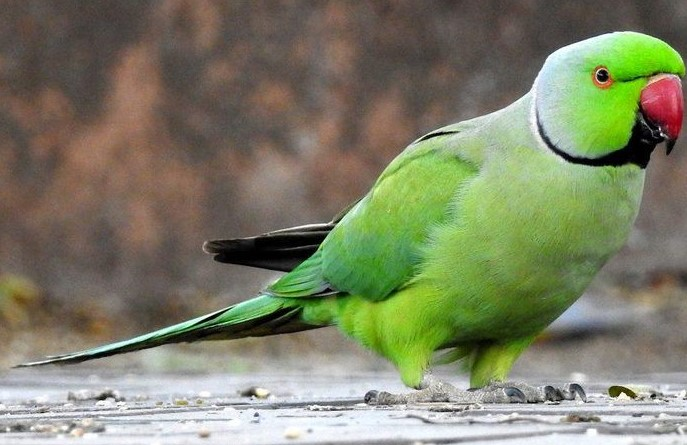
#> input picture Birds Classification/Parrot/1.jpg, 687 x 445 px, found by its file name
$ jupyter execute --allow-errors 'ML0101EN-11-Feature extraction .ipynb'   (shell and % lines are left out)
#> lines starting #> are read from the running program, lines starting #| are printed output that depends on the picture
<h1 align=center >Feature Extraction</h1>

The `sklearn.feature_extraction` module can be used to extract features in a format supported by machine learning algorithms from datasets consisting of formats such as text and image.

**Note:**

Feature extraction is very different from `Feature selection`: the former consists in transforming arbitrary data, such as `text` or `images`, into numerical features usable for machine learning. The latter is a machine learning technique applied on these features.

### Different TechTechniques for Feature Extraction
1. **Text:** The text submodule gathers utilities to build feature vectors from text documents.
    * CountVectorizer
    * TfidfVectorizer
    * TfidfTransformer
    * HashingVectorizer
    * DictVectorizer
2. **Image**
    * extract_patches_2d
    * grid_to_graph
    * PatchExtractor
    * img_to_graph
    * extract_patches
    * reconstruct_from

### Text Extraction

1. **DictVectorizer**
The class `DictVectorizer` can be used to convert feature arrays represented as lists of standard Python dict objects to the NumPy/SciPy representation used by scikit-learn estimators.

While not particularly fast to process, Python’s dict has the advantages of being convenient to use, being sparse (absent features need not be stored) and storing feature names in addition to values.

DictVectorizer implements what is called `one-of-K or “one-hot”` coding for categorical (aka nominal, discrete) features. Categorical features are `“attribute-value”` pairs where the value is restricted to a list of discrete of possibilities without ordering (e.g. topic identifiers, types of objects, tags, names…).

In the following, “city” is a categorical attribute while “temperature” is a traditional numerical feature:

[cell 1]
import numpy as np
import pandas as pd
import matplotlib.pyplot as plt

[cell 2]
measurements = [
    {'city': 'Dubai', 'temperature': 33.},
    {'city': 'London', 'temperature': 12.},
    {'city': 'San Francisco', 'temperature': 18.},
    {'city': 'India', 'temperature': 28.}
]
measurements

[cell 3]
from sklearn.feature_extraction import DictVectorizer
vec = DictVectorizer()
vec

[cell 4]
vec.fit_transform(measurements).toarray()

#> (a cell that did not finish here is left out)

[cell 6]
vec.feature_names_

[cell 7]
vec.vocabulary_

[cell 8]
#part of of Speach
pos_windows = [
    {
        'word-2':'the',
        'pos-2':'DT',
        'world -1':'Cat',
        'pos-1':'NN',
        'word+1':'on',
        'pos+1':'pp',
        'ÿ':'pp',
        "Pop":"Reddy"

    }
              ]

[cell 9]
ord('P'),ord('p')

[cell 10]
vec = DictVectorizer()
vec

[cell 11]
pos_vectorization  = vec.fit_transform(pos_windows)
pos_vectorization.toarray()

#> (a cell that did not finish here is left out)

[cell 13]
vec.vocabulary_

[cell 14]
ord('-')

[cell 15]
ord('+')

[cell 16]
chr(43)

### CountVectorizer

Convert a collection of text documents to a matrix of token counts

This implementation produces a sparse representation of the counts using scipy.sparse.coo_matrix.

If you do not provide an a-priori dictionary and you do not use an analyzer that does some kind of feature selection then the number of features will be equal to the vocabulary size found by analyzing the data.

[cell 17]
from sklearn.feature_extraction.text import CountVectorizer
# list of text documents
text = ["The quick brown fox jumped over the lazy dog,the"]

[cell 18]
# create the transform
vectorizer = CountVectorizer()
# tokenize and build vocab
vectorizer.fit(text)

[cell 19]
# summarize
print(vectorizer.vocabulary_)

[cell 20]
# encode document
vector = vectorizer.transform(text)

[cell 21]
# summarize encoded vector
print(vector.shape)
print(type(vector))
print(vector.toarray())

[cell 22]
# encode another document
text2 = ["the puppy"]
vector = vectorizer.transform(text2)
print(vector.toarray())

#### Example-2

[cell 23]
sample_text = ["One of the most basic ways we can numerically represent words "
               "is through the one-hot encoding method (also sometimes called "
               "count vectorizing)."]

[cell 24]
vectorizer.fit(sample_text)

[cell 25]
print('Vocabulary: ')
print(vectorizer.vocabulary_)

[cell 26]
vector = vectorizer.transform(sample_text)

[cell 27]
# Our final vector:
print('Full vector: ')
print(vector.toarray())

[cell 28]
# Or if we wanted to get the vector for one word:
print('Hot vector: ')
print(vectorizer.transform(['hot']).toarray())

[cell 29]
# Or if we wanted to get multiple vectors at once to build matrices
print('Hot and one: ')
print(vectorizer.transform(['hot', 'one']).toarray())

[cell 30]
# We could also do the whole thing at once with the fit_transform method:
print('One swoop:')
new_text = ['Today is the day that I do the thing today, today']
new_vectorizer = CountVectorizer()
print(new_vectorizer.fit_transform(new_text).toarray())

#### Feature hashing
The class FeatureHasher is a high-speed, low-memory vectorizer that uses a technique known as feature hashing, or the “hashing trick”. Instead of building a hash table of the features encountered in training, as the vectorizers do, instances of FeatureHasher apply a hash function to the features to determine their column index in sample matrices directly. The result is increased speed and reduced memory usage, at the expense of inspectability; the hasher does not remember what the input features looked like and has no inverse_transform method.

* John likes to watch movies.
* Mary likes movies too.
* John also likes football.

|Term|Index|
|----|---|
|John|1|
|likes|2|
|to|3|
|watch|4|
|movies|5|
|Mary|6|
|too|7|
|also|8|
|football|9|

[cell 31]
D = [{'dog': 1, 'cat':2, 'elephant':4},{'dog': 2, 'run': 5}]

[cell 32]
from sklearn.feature_extraction import FeatureHasher
h = FeatureHasher(n_features=4)

[cell 33]
f = h.transform(D)

[cell 34]
f.toarray()

#### Example-2

[cell 35]
data = {'state': ['Ohio', 'Ohio', 'Ohio', 'Nevada', 'Nevada'],
        'year': [2000, 2001, 2002, 2001, 2002],
        'pop': [1.5, 1.7, 3.6, 2.4, 2.9]}

[cell 36]
data = pd.DataFrame(data)

[cell 37]
def has_col(df ,col,vocab):
    cols = [col + "=" + str(v) for v in vocab]
    def xform(x):
        temp = [0 for i in range(len(vocab))];
        temp[vocab.index(x)]=1;
        return pd.Series(temp,index=cols)
    df[cols] =df[col].apply(xform)
    return df.drop(col,axis=1)

[cell 38]
has_col(data,'state',['Ohio', 'Nevada'])

### Text Features

Another common need in feature engineering is to convert text to a set of representative numerical values. For example, most automatic mining of social media data relies on some form of encoding the text as numbers. One of the simplest methods of encoding data is by word counts: you take each snippet of text, count the occurrences of each word within it, and put the results in a table.

For example, consider the following set of three phrases:

[cell 39]
sample = pd.Series(['problem of evil problem',
          'evil queen',
          'horizone problem'])
sample

For a vectorization of this data based on word count, we could construct a column representing the word "problem," the word "evil," the word "horizon," and so on. While doing this by hand would be possible, the tedium can be avoided by using Scikit-Learn's `CountVectorizer`:

|Words|count|
|-----|------|
|problem|3|
|of |1|
|evil|2|
|queen|1|
|horizone|1|

[cell 40]
sample.str.lower()

[cell 41]
from sklearn.feature_extraction.text import CountVectorizer

[cell 42]
vec = CountVectorizer()
X = vec.fit_transform(sample)
X

#> (a cell that did not finish here is left out)

There are some issues with this approach, however: the raw word counts lead to features which put too much weight on words that appear very frequently, and this can be sub-optimal in some classification algorithms.

## Term frequency

Suppose we have a set of English text documents and wish to rank which document is most relevant to the query, "the brown cow". A simple way to start out is by eliminating documents that do not contain all three words "the", "brown", and "cow", but this still leaves many documents.

To further distinguish them, we might count the number of times each term occurs in each document; the number of times a term occurs in a document is called its term frequency.

$\text{tf-idf(t,d)}=\text{tf(t,d)} \times \text{idf(t)}$

tf–idf means term-frequency times **inverse document-frequency**

$\text{idf}(t) = \log{\frac{1 + n}{1+\text{df}(t)}} + 1$

[cell 44]
from sklearn.feature_extraction.text import TfidfVectorizer,TfidfTransformer

[cell 45]
Tan = TfidfVectorizer()

[cell 46]
o = Tan.fit_transform(sample)
o

[cell 47]
o.toarray()

[cell 48]
pd.DataFrame(o.toarray(), columns=['evil','horizone','of','problem','queen'])

[cell 49]
tt = TfidfTransformer(smooth_idf=False)

[cell 50]
tt.fit_transform(o)

## Image Feature Extraction

[cell 51]
from sklearn.feature_extraction import image

[cell 52]
array = np.arange(4*4*3).reshape((4,4,3))
array

[cell 53]
plt.imshow(array)
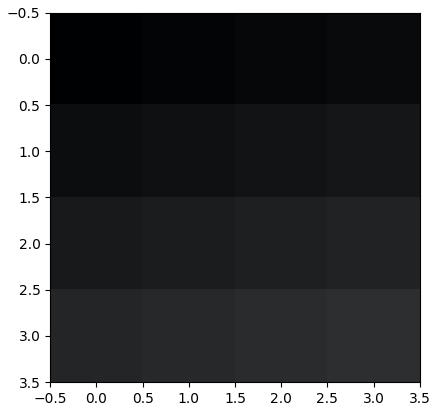
#> figure drawn by matplotlib, 1 panel

[cell 54]
array[:,:,0]

[cell 55]
plt.imshow(array[:,:,0])
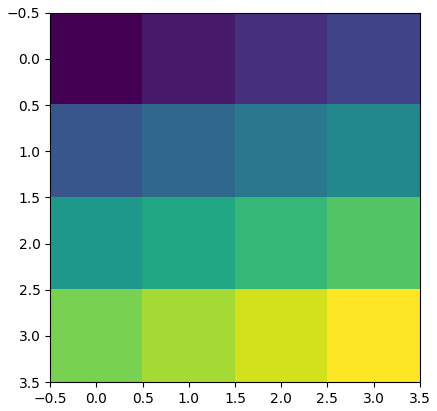
#> figure drawn by matplotlib, 1 panel

[cell 56]
array.shape

[cell 57]
patches = image.extract_patches_2d(array,(2,2),max_patches=2,random_state=0)
patches

[cell 58]
patches.shape

[cell 59]
patches[:,:,:,0]

[cell 60]
plt.imshow(patches[:,:,:,0][0])
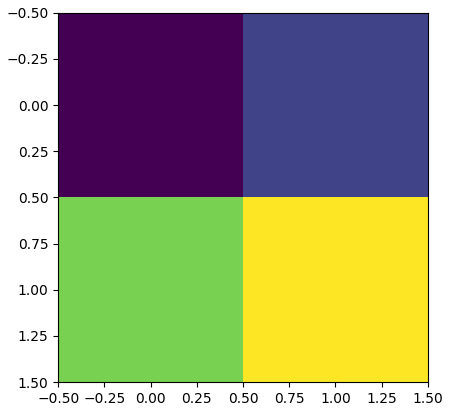
#> figure drawn by matplotlib, 1 panel

[cell 61]
plt.imshow(patches[:,:,:,0][1])

[cell 62]
reconstruct  = image.reconstruct_from_patches_2d(patches,(4,4,3))
reconstruct.shape

[cell 63]
p = image.PatchExtractor(patch_size=(2,2)).transform(patches)

[cell 64]
p.shape

[cell 65]
plt.imshow(p[0])
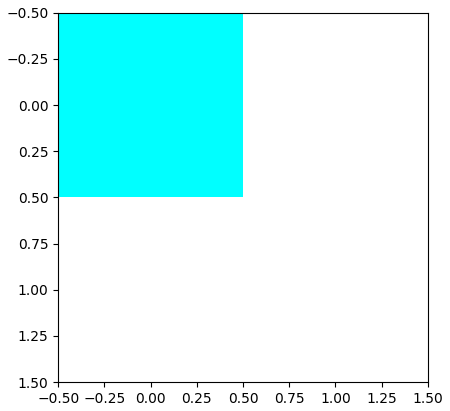
#> figure drawn by matplotlib, 1 panel

[cell 66]
import pandas as pd
import numpy as np
import matplotlib.pyplot as plt
from skimage.io import imread, imshow

[cell 67]
path = "https://raw.githubusercontent.com/reddyprasade/Bird-Classifications-Problem/master/Parrot/1.jpg"

[cell 68]
image = imread(path)
#> image is the input picture: shape (445, 687, 3); mean R, G, B 125.6, 128.9, 103.9
plt.imshow(image)

[cell 69]
image.shape
#> Out = (445, 687, 3)

[cell 70]
print(image)
#> (printed output is left out)
